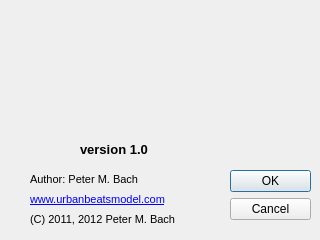
<?xml version="1.0" encoding="UTF-8"?>
<ui version="4.0">
 <class>AboutDialog</class>
 <widget class="QDialog" name="AboutDialog">
  <property name="geometry">
   <rect>
    <x>0</x>
    <y>0</y>
    <width>320</width>
    <height>240</height>
   </rect>
  </property>
  <property name="windowTitle">
   <string>About UrbanBEATS</string>
  </property>
  <property name="windowIcon">
   <iconset>
    <normaloff>../../../../../ubeatsicon.ico</normaloff>../../../../../ubeatsicon.ico</iconset>
  </property>
  <widget class="QDialogButtonBox" name="buttonBox">
   <property name="geometry">
    <rect>
     <x>230</x>
     <y>170</y>
     <width>81</width>
     <height>61</height>
    </rect>
   </property>
   <property name="orientation">
    <enum>Qt::Vertical</enum>
   </property>
   <property name="standardButtons">
    <set>QDialogButtonBox::Cancel|QDialogButtonBox::Ok</set>
   </property>
  </widget>
  <widget class="QLabel" name="ubeatslogo">
   <property name="geometry">
    <rect>
     <x>20</x>
     <y>20</y>
     <width>128</width>
     <height>122</height>
    </rect>
   </property>
   <property name="text">
    <string/>
   </property>
   <property name="pixmap">
    <pixmap resource="toolbaricons/guitoolbaricons.qrc">:/images/images/ubeatslogo128x128.png</pixmap>
   </property>
  </widget>
  <widget class="QLabel" name="simconfig_lbl">
   <property name="geometry">
    <rect>
     <x>80</x>
     <y>140</y>
     <width>91</width>
     <height>20</height>
    </rect>
   </property>
   <property name="text">
    <string>&lt;!DOCTYPE HTML PUBLIC &quot;-//W3C//DTD HTML 4.0//EN&quot; &quot;http://www.w3.org/TR/REC-html40/strict.dtd&quot;&gt;
&lt;html&gt;&lt;head&gt;&lt;meta name=&quot;qrichtext&quot; content=&quot;1&quot; /&gt;&lt;style type=&quot;text/css&quot;&gt;
p, li { white-space: pre-wrap; }
&lt;/style&gt;&lt;/head&gt;&lt;body style=&quot; font-family:'MS Shell Dlg 2'; font-size:8.25pt; font-weight:400; font-style:normal;&quot;&gt;
&lt;p style=&quot; margin-top:0px; margin-bottom:0px; margin-left:0px; margin-right:0px; -qt-block-indent:0; text-indent:0px;&quot;&gt;&lt;span style=&quot; font-size:10pt; font-weight:600;&quot;&gt;version 1.0&lt;/span&gt;&lt;/p&gt;&lt;/body&gt;&lt;/html&gt;</string>
   </property>
  </widget>
  <widget class="QLabel" name="simconfig_lbl_2">
   <property name="geometry">
    <rect>
     <x>30</x>
     <y>170</y>
     <width>171</width>
     <height>20</height>
    </rect>
   </property>
   <property name="text">
    <string>&lt;!DOCTYPE HTML PUBLIC &quot;-//W3C//DTD HTML 4.0//EN&quot; &quot;http://www.w3.org/TR/REC-html40/strict.dtd&quot;&gt;
&lt;html&gt;&lt;head&gt;&lt;meta name=&quot;qrichtext&quot; content=&quot;1&quot; /&gt;&lt;style type=&quot;text/css&quot;&gt;
p, li { white-space: pre-wrap; }
&lt;/style&gt;&lt;/head&gt;&lt;body style=&quot; font-family:'MS Shell Dlg 2'; font-size:8.25pt; font-weight:400; font-style:normal;&quot;&gt;
&lt;p style=&quot; margin-top:0px; margin-bottom:0px; margin-left:0px; margin-right:0px; -qt-block-indent:0; text-indent:0px;&quot;&gt;&lt;span style=&quot; font-size:8pt;&quot;&gt;Author: Peter M. Bach&lt;/span&gt;&lt;/p&gt;&lt;/body&gt;&lt;/html&gt;</string>
   </property>
  </widget>
  <widget class="QLabel" name="simconfig_lbl_3">
   <property name="geometry">
    <rect>
     <x>30</x>
     <y>190</y>
     <width>151</width>
     <height>20</height>
    </rect>
   </property>
   <property name="text">
    <string>&lt;!DOCTYPE HTML PUBLIC &quot;-//W3C//DTD HTML 4.0//EN&quot; &quot;http://www.w3.org/TR/REC-html40/strict.dtd&quot;&gt;
&lt;html&gt;&lt;head&gt;&lt;meta name=&quot;qrichtext&quot; content=&quot;1&quot; /&gt;&lt;style type=&quot;text/css&quot;&gt;
p, li { white-space: pre-wrap; }
&lt;/style&gt;&lt;/head&gt;&lt;body style=&quot; font-family:'MS Shell Dlg 2'; font-size:8.25pt; font-weight:400; font-style:normal;&quot;&gt;
&lt;p style=&quot; margin-top:0px; margin-bottom:0px; margin-left:0px; margin-right:0px; -qt-block-indent:0; text-indent:0px;&quot;&gt;&lt;a href=&quot;www.urbanbeatsmodel.com&quot;&gt;&lt;span style=&quot; text-decoration: underline; color:#0000ff;&quot;&gt;www.urbanbeatsmodel.com&lt;/span&gt;&lt;/a&gt;&lt;/p&gt;&lt;/body&gt;&lt;/html&gt;</string>
   </property>
  </widget>
  <widget class="QLabel" name="simconfig_lbl_4">
   <property name="geometry">
    <rect>
     <x>30</x>
     <y>210</y>
     <width>171</width>
     <height>20</height>
    </rect>
   </property>
   <property name="text">
    <string>&lt;!DOCTYPE HTML PUBLIC &quot;-//W3C//DTD HTML 4.0//EN&quot; &quot;http://www.w3.org/TR/REC-html40/strict.dtd&quot;&gt;
&lt;html&gt;&lt;head&gt;&lt;meta name=&quot;qrichtext&quot; content=&quot;1&quot; /&gt;&lt;style type=&quot;text/css&quot;&gt;
p, li { white-space: pre-wrap; }
&lt;/style&gt;&lt;/head&gt;&lt;body style=&quot; font-family:'MS Shell Dlg 2'; font-size:8.25pt; font-weight:400; font-style:normal;&quot;&gt;
&lt;p style=&quot; margin-top:0px; margin-bottom:0px; margin-left:0px; margin-right:0px; -qt-block-indent:0; text-indent:0px;&quot;&gt;&lt;span style=&quot; font-size:8pt;&quot;&gt;(C) 2011, 2012 Peter M. Bach&lt;/span&gt;&lt;/p&gt;&lt;/body&gt;&lt;/html&gt;</string>
   </property>
  </widget>
 </widget>
 <resources>
  <include location="toolbaricons/guitoolbaricons.qrc"/>
 </resources>
 <connections>
  <connection>
   <sender>buttonBox</sender>
   <signal>accepted()</signal>
   <receiver>AboutDialog</receiver>
   <slot>accept()</slot>
   <hints>
    <hint type="sourcelabel">
     <x>248</x>
     <y>254</y>
    </hint>
    <hint type="destinationlabel">
     <x>157</x>
     <y>274</y>
    </hint>
   </hints>
  </connection>
  <connection>
   <sender>buttonBox</sender>
   <signal>rejected()</signal>
   <receiver>AboutDialog</receiver>
   <slot>reject()</slot>
   <hints>
    <hint type="sourcelabel">
     <x>316</x>
     <y>260</y>
    </hint>
    <hint type="destinationlabel">
     <x>286</x>
     <y>274</y>
    </hint>
   </hints>
  </connection>
 </connections>
</ui>
